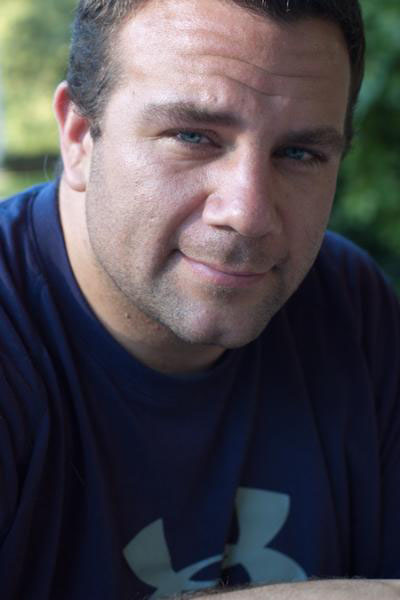
#> input picture pic4.jpg, 400 x 600 px, found by its file name
$ python face_detection.py
#> lines starting #> are read from the running program, lines starting #| are printed output that depends on the picture; after the words box and inside, x2 and y2 are one past the last pixel; in counts of white or black regions, pixels touching at a corner belong together
# -*- coding: utf-8 -*-
"""
Created on Tue Sep  6 21:47:08 2022
@author: Tajamul Ashraf
@author: Krishnapriya S
"""
import cv2
import numpy as np
from matplotlib import pyplot as plt
from scipy.signal import argrelextrema, argrelmax

# Load the cascade
face_cascade = cv2.CascadeClassifier(
    r'C:\Users\Krishnapriya S\Desktop\PHD\IITD\Course work\DIA\opencv-master\opencv-master\data\haarcascades\haarcascade_frontalface_default.xml')
# Read the input image
img = cv2.imread(r'C:\Users\Krishnapriya S\Desktop\PHD\IITD\Course work\DIA\pic4.jpg')
#> img is the input picture: shape (600, 400, 3); mean B, G, R 77.7, 71.4, 74.8
# Display
cv2.imshow("img", img)
cv2.waitKey(0)
cv2.imwrite('inputimage.png', img)

# Convert into grayscale
gray = cv2.cvtColor(img, cv2.COLOR_BGR2GRAY)
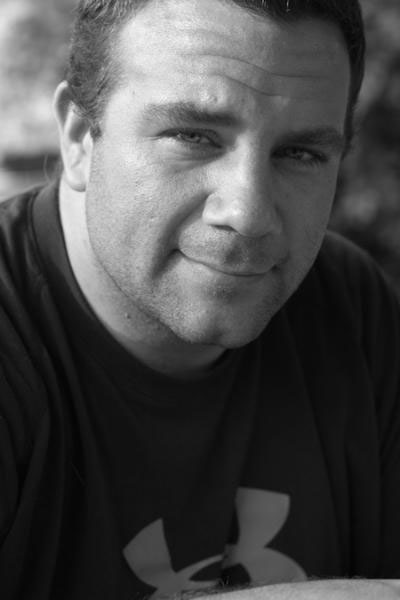
#> gray: shape (600, 400); min 1, max 248, mean 73.2
# Detect faces
faces = face_cascade.detectMultiScale(gray, 1.1, 4)
#> faces = [[84, 29, 300, 300]]
# Draw rectangle around the faces
for (x, y, w, h) in faces:
    # cv2.rectangle(img, (x, y), (x + w, y + h), (255, 0, 0), 2)
    img_crop = img[y:y + h, x:x + h]
    cv2.imshow("img_crop", img_crop)
    cv2.waitKey(0)
    cv2.imwrite('imgcrop.png', img_crop)
    break
#> this loop made 1 pass

# SKIN DETECTION

# Convert to LAB image
lab_img = cv2.cvtColor(img_crop, cv2.COLOR_BGR2LAB)
#> lab_img: shape (300, 300, 3); mean of channels 0, 1, 2 117, 133.7, 130.2
L, A, B = cv2.split(lab_img)

# Ellipse to threshold skin
A_arr = (A > 143) * (A - 143) + (A < 143) * (143 - A)
B_arr = (B > 148) * (B - 148) + (B < 148) * (148 - B)
thresh = (A_arr / 6.5) * 2 + (B_arr / 12) * 2

N = np.zeros(img_crop.shape[0:2], dtype='uint8')

# Normalise
thresh = (thresh - np.min(thresh)) / (np.max(thresh) - np.min(thresh))

norm_thresh = thresh * 255

# Threshold to create mask
for i in range(300):
    for j in range(300):
        if norm_thresh[i][j] <= 137:
            N[i][j] = 255
        else:
            N[i][j] = 0

cv2.imshow('Skin mask', N)
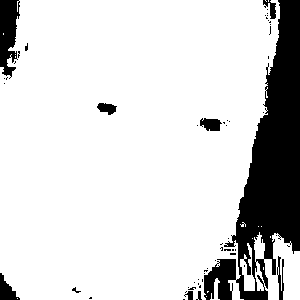
#> window 'Skin mask': shape (300, 300); 84.2% white; 56 black regions (46 under 20 px), largest, box (x1, y1, x2, y2) and area: (204, 0, 300, 300) 11935, (0, 0, 20, 79) 1105, (0, 273, 20, 300) 278
cv2.waitKey(0)
cv2.imwrite('skinmask.png', N)
# Get skin area
final_result = cv2.bitwise_and(img_crop, img_crop, mask=N)
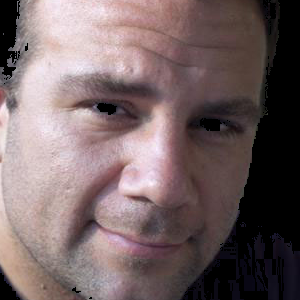
#> final_result: shape (300, 300, 3); mean B, G, R 100.7, 99.7, 116.9
cv2.imshow('Skin', final_result)

cv2.waitKey(0)
cv2.imwrite('skinimage.png', final_result)

# Histogram of skin
n, bins, p = plt.hist(final_result.ravel(), bins=256, range=[1, 256], fc='k', ec='k')  # calculating histogram
#> n = 256 values, max 2187 at index 65, min 0 at index 0, mean 887.9; bins = 257 values from 1 to 256; p = 256 items

# %%
# Finding the terms b,d,m

x = np.linspace(np.min(final_result), np.max(final_result), num=255)
#> x = 255 values from 0 to 255

# Finding the maxima's in histogram
ind_max = argrelmax(n)
x_max = x[ind_max]
#> x_max = 64 values from 6.02 to 255
y_max = n[ind_max]
#> y_max = 64 values, max 2187 at index 12, min 8 at index 63, mean 957.2
index_first_max = np.argmax(y_max)
#> index_first_max = 12
maximum_y = y_max[index_first_max]
#> maximum_y = 2187

# dark mode intensity
d = x_max[index_first_max]
#> d = 65.26

y_maxima = []
# %%
for i in range(index_first_max, len(y_max) - 1):
    if ((y_max[i] - y_max[i + 1]) < 0) and ((y_max[i + 1] - y_max[i + 2]) < 0):
        y_maxima.append(y_max[i])
#> this loop made 51 passes
#> after the loop, y_maxima = [730, 772, 821, 854, 899, 1009, 1039]

# %%

local_min = []
l_min = []
for i in range(index_first_max, len(y_max) - 1):
    if ((y_max[i] - y_max[i + 1]) > 0):
        local_min.append(y_max[i + 1])
#> after the loop, local_min = 32 values, max 2172 at index 0, min 8 at index 31, mean 985.5
for i in range(len(local_min) - 1):
    if ((local_min[i] - local_min[i + 1]) < 0) and ((local_min[i + 1] - local_min[i + 2]) < 0) and (
            (local_min[i + 2] - local_min[i + 3]) < 0):
        l_min.append(local_min[i + 1])
        print(l_min)
        break
#> this loop made 17 passes
#| [1009.0]
#> after the loop, l_min = [1009]

index_l_min = np.where(y_max == l_min)
#> index_l_min = ([41],)
m = x_max[index_l_min]
#> m = [168.7]

Second_mode = []

for i in range(index_l_min[0][0], len(y_max) - 1):
    Second_mode.append(y_max[i])
#> this loop made 22 passes
#> after the loop, Second_mode = [1009, 1039, 1054, 1065, 1038, 1161, 1154, 1059, 1171, 1127, 1124, 1130, 1129, 1076, 1089, 1019, 871, 875, 846, 742, 650, 13]
Second_mode = np.array(Second_mode)
#> Second_mode = 22 values, max 1171 at index 8, min 13 at index 21, mean 974.6
index_Second_mode_max = np.where(y_max == Second_mode.max())
#> index_Second_mode_max = ([49],)
b = x_max[index_Second_mode_max]
#> b = [198.8]

# Convert and split into H,S,V components

final_result_1 = cv2.cvtColor(final_result, cv2.COLOR_BGR2HSV)
#> final_result_1: shape (300, 300, 3); mean H, S, V 77.3, 42.1, 117.3
h, s, v = cv2.split(final_result_1)
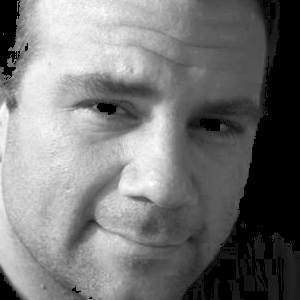
#> v: shape (300, 300); min 0, max 255, mean 117.3

# multiplicative factor
f = (b - d) / (m - d)
#> f = [1.29]
for i in range(v.shape[0]):
    for j in range(v.shape[1]):
        if v[i][j] < m:
            v[i][j] = v[i][j] * f[0]
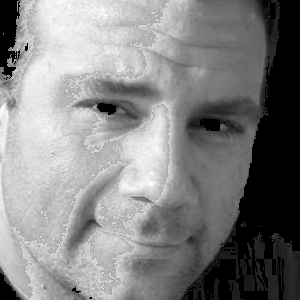
#> v: shape (300, 300); min 0, max 255, mean 131.1

final_result_hsv = cv2.merge([h, s, v])
#> final_result_hsv: shape (300, 300, 3); mean H, S, V 77.3, 42.1, 131.1

y_maxima = np.array(y_maxima)
# pl.sh

# Corrected image
final_result_rgb = cv2.cvtColor(final_result_hsv, cv2.COLOR_HSV2RGB)
final_result_rgb = cv2.cvtColor(final_result_rgb, cv2.COLOR_RGB2BGR)

cv2.waitKey(0)
cv2.imwrite('enhancedrgb.png', final_result_rgb)

# Histogram of corrected image
plt.hist(final_result_rgb.ravel(), bins=256, range=[1, 256], fc='k', ec='k')  # calculating histogram

# exposure_corrected=np.uint8(final_result_rgb[:,:,:]*0.8)
# cv2.imshow('c',exposure_corrected)
# cv2.waitKey(0)

edge_preserved = cv2.bilateralFilter(final_result_rgb, 9, 75, 75)
cv2.imshow('edge_preservedskin', edge_preserved)
cv2.waitKey(0)

# Mask for non skin area
bgnd = cv2.bitwise_and(img_crop, img_crop, mask=255 - N)

# Combining background and skin
x1 = edge_preserved | bgnd
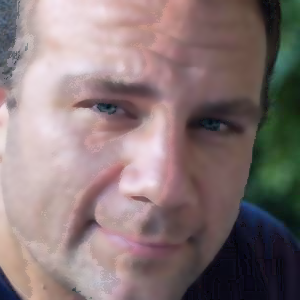
#> x1: shape (300, 300, 3); mean B, G, R 118.8, 118.6, 136.1
cv2.imshow('f', x1)
cv2.waitKey(0)
cv2.imwrite('edge_preservedimage.png', x1)

# Fix the skin back to image
for (x, y, w, h) in faces:
    # cv2.rectangle(img, (x, y), (x + w, y + h), (255, 0, 0), 2)
    img[y:y + h, x:x + h] = x1
    cv2.imshow("Finalimage", img)
    cv2.waitKey(0)
    cv2.imwrite('final.png', img)
    break
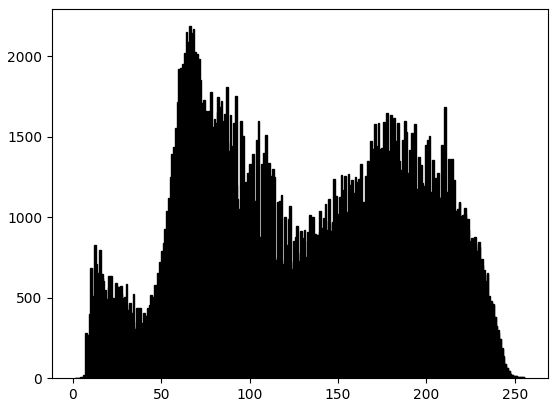
#> figure drawn by matplotlib, 1 panel; tallest bar 2187 high, from x = 65.75 to 66.74; tallest bar 1807 high, from x = 86.66 to 87.66
